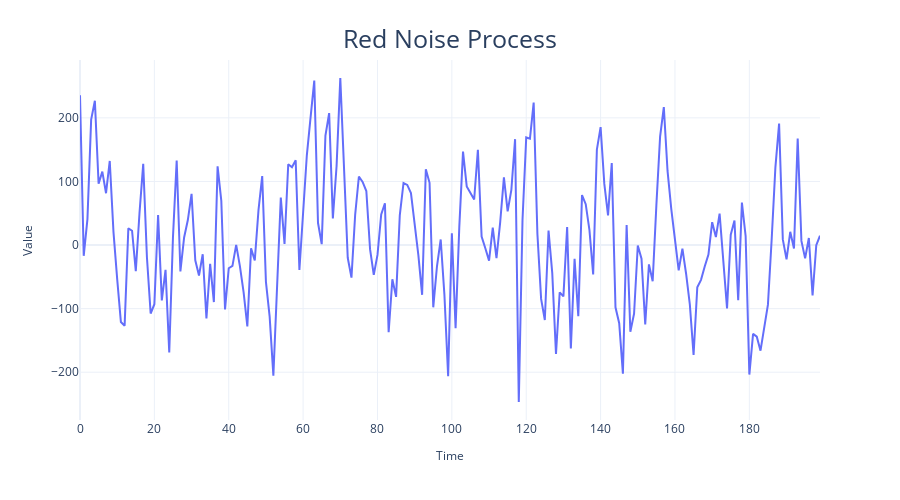

The code cell stored with this chart in its notebook:
### Markdown cell above
### Red Noise (first-order autoregressive process)
Has zero mean and constant variance, but still serially correlated in time. Serial correlation or _redness_ is parametrized by a correlation coefficient _r_ the equation below:  

$$
    x_{j+1} = r \cdot x_j + (1-r^2)^\frac{1}{2} \cdot w    
$$

where the factor of $(1-r^2)^\frac{1}{2}$ ensures constant variance. Otherwise it will "dampen" or "explode"

### Code cell
# parameters
time = np.arange(200) # sample 200 values
white_noise = np.random.randn(200)*100
r = 0.4

# create red noise by introducing correlation between subsequent values in the white noise
values = np.zeros(200)
for i, v in enumerate(white_noise):
    if i==0:
        values[i] = v
    else:
        values[i] = r * values[i-1] + np.sqrt((1-np.power(r,2))) * v
plot_time_series(time,values,"Red Noise Process")

### Figure 1 — Plotly figure (JSON) as saved in the notebook; plotly's stock layout.template omitted (floating-point values rounded to 4 significant figures; data arrays with more than 128 entries replaced by an {"elided": "..."} marker saying what was removed)
{"data": [{"hovertemplate": "Time=%{x}<br>Value=%{y}<extra></extra>", "legendgroup": "", "line": {"color": "#636efa", "dash": "solid"}, "marker": {"symbol": "circle"}, "mode": "lines", "name": "", "orientation": "v", "showlegend": false, "type": "scatter", "x": {"elided": "200 int values"}, "xaxis": "x", "y": {"elided": "200 float values"}, "yaxis": "y"}], "layout": {"autosize": false, "height": 500, "legend": {"tracegroupgap": 0}, "margin": {"t": 60}, "title": {"font": {"size": 25}, "text": "Red Noise Process", "x": 0.5, "xanchor": "center", "yanchor": "top"}, "width": 900, "xaxis": {"anchor": "y", "domain": [0, 1], "title": {"font": {"size": 12}, "text": "Time"}}, "yaxis": {"anchor": "x", "domain": [0, 1], "title": {"font": {"size": 12}, "text": "Value"}}}}
